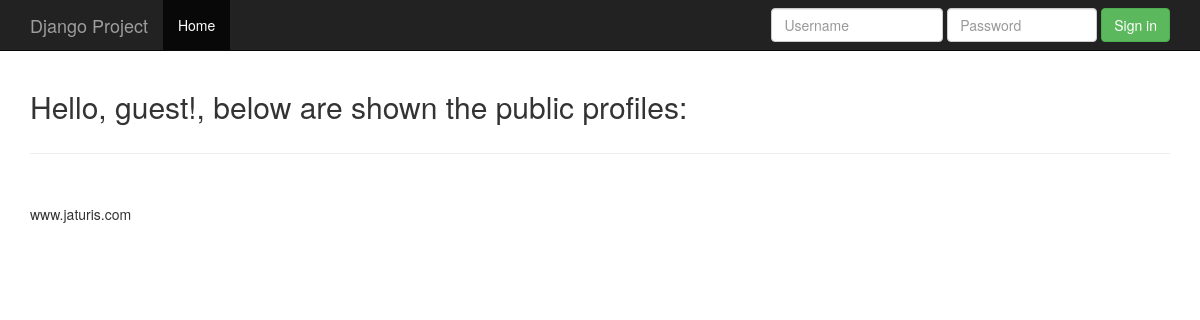
The app's page /, older data.
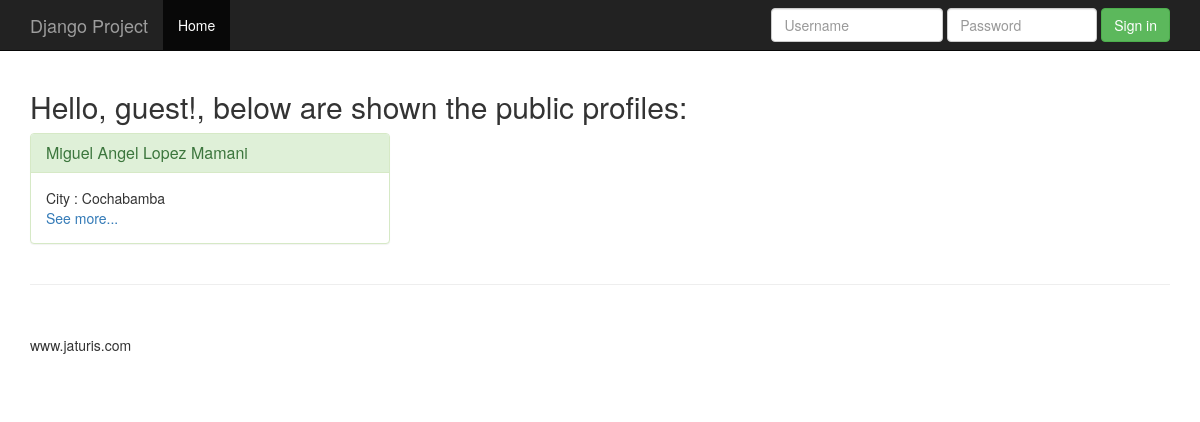
The same page, newer data.
### profile_page/models.py (models this page shows)
class Profile(models.Model):
    user = models.ForeignKey(User, on_delete=models.CASCADE)
    name = models.CharField(max_length=70, blank=True, null=True)
    surname = models.CharField(max_length=70, blank=True, null=True)
    address = models.CharField(max_length=255, blank=True, null=True)
    city = models.CharField(max_length=70, blank=True, null=True)
    postal_code = models.CharField(max_length=10, blank=True, null=True)
    phone = models.CharField(max_length=25, blank=True, null=True)
    published = models.CharField(max_length=1, blank=True, null=True)

### home/views.py (the view, shortened to what this page needs)
# urls.py: url(r'^$', views_h.init, name='init'),
def init(request):
    serror = ""
    profiles = Profile.objects.filter(published = 'Yes')
    context = {'request': request, 'profiles': profiles, 'serror':serror}
    return render(request, 'home/index.html', context)

### home/templates/home/index.html
{% extends "template.html" %}
{% block content %}
    <div class="col-xs-12 col-sm-12">
        <h2>Hello, guest!, below are shown the public profiles:</h2>
    </div>
    {% for profile in profiles %}
          <div class="col-sm-4">
	          <div class="panel panel-success">
	            <div class="panel-heading">
	              <h3 class="panel-title">{{ profile.name }} {{ profile.surname }}</h3>
	            </div>
	            <div class="panel-body">
	              City : {{ profile.city }}<br/>
	              <a href="/profile/{{ profile.user.id }}">See more...</a>
	            </div>
	          </div>
	      </div>
        {% endfor %}
{% endblock %}

Row changes from the older to the newer data that the page shows:
now on this page (row edited): Profile: name "Miguel Angel", surname "Lopez Mamani", city "Cochabamba"
